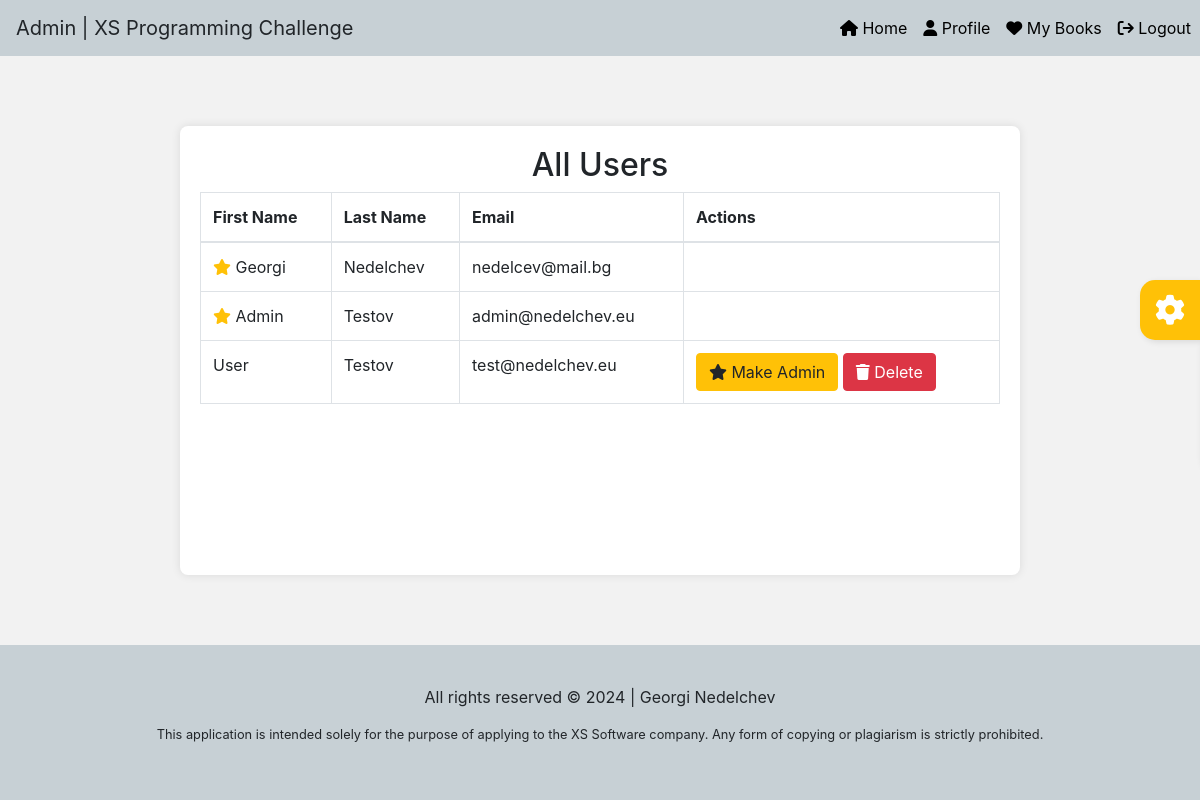
The app's page /admin/users-list (signed in) with its own data.
### tables this page shows
CREATE TABLE `users` (
  `id` int(11) NOT NULL,
  `first_name` varchar(50) NOT NULL,
  `last_name` varchar(50) NOT NULL,
  `email` varchar(100) NOT NULL,
  `password` varchar(255) NOT NULL,
  `active` tinyint(1) DEFAULT 0,
  `deleted` int(11) NOT NULL DEFAULT 0,
  `is_admin` tinyint(1) DEFAULT 0,
  `created_at` timestamp NOT NULL DEFAULT current_timestamp()
);

### models/User.php (called while the page is built, shortened)
<?php
class User {
    private $conn;
    private $table_name = "users";
    public function __construct($db) {
        $this->conn = $db;
    }
    public function getAllUsers() {
        $query = "SELECT * FROM " . $this->table_name . " WHERE active = 1 AND deleted = 0";
        $stmt = $this->conn->prepare($query);
        $stmt->execute();
        return $stmt;
    }
}
?>

### admin/users-list.php (the view, shortened to what this page needs)
<?php
$database = new Database();
$db = $database->getConnection();
$user = new User($db);
$stmt = $user->getAllUsers();
?>
<div class="container table-container">
	<h2 class="text-center">All Users</h2>
	<table class="table table-bordered">
		<thead>
			<tr>
				<th>First Name</th>
				<th>Last Name</th>
				<th>Email</th>
				<th>Actions</th>
			</tr>
		</thead>
		<tbody>
			<?php while ($row = $stmt->fetch(PDO::FETCH_ASSOC)) : ?>
				<tr>
					<td>
						<?php
							if($row['is_admin']) {
								echo '<i title="ADMIN" class="fa-solid fa-star text-warning"></i> ';
							}
							echo htmlspecialchars($row['first_name']);
						?>
					</td>
					<td><?=htmlspecialchars($row['last_name']);?></td>
					<td><?=htmlspecialchars($row['email']);?></td>
					<td>
						<?php
							if(!$row['is_admin']) {
								echo '
									<button data-userId="' . $row['id'] . '" type="button" class="btn btn-warning promote-user-button"><i title="Make Admin" class="fa-solid fa-star"></i> Make Admin</button>
									<button data-userId="' . $row['id'] . '" type="button" class="btn btn-danger delete-user-button"><i title="Delete" class="fa-solid fa-trash"></i> Delete</button>
								';
							}
						?>
					</td>
				</tr>
			<?php endwhile; ?>
		</tbody>
	</table>
</div>

### css/styles.css (style rules this page uses)
body { padding-top: 56px; display: flex; flex-direction: column; min-height: 100vh; background-color: #f2f2f2; }
.container { flex: 1; }
.form-container, .table-container { max-width: 70%; margin: 70px auto; padding: 20px; background-color: #fff; box-shadow: 0 0 10px rgba(0, 0, 0, 0.1); border-radius: 8px; position: relative; }
.table-container { overflow: auto; max-height: 600px; }

### records on screen
users: is_admin 1 (drawn), first_name "Georgi", last_name "Nedelchev", email "nedelcev@mail.bg"
users: is_admin 1 (drawn), first_name "Admin", last_name "Testov", email "admin@nedelchev.eu"
users: first_name "User", last_name "Testov", email "test@nedelchev.eu"

### other values on screen
$controller "Admin"
